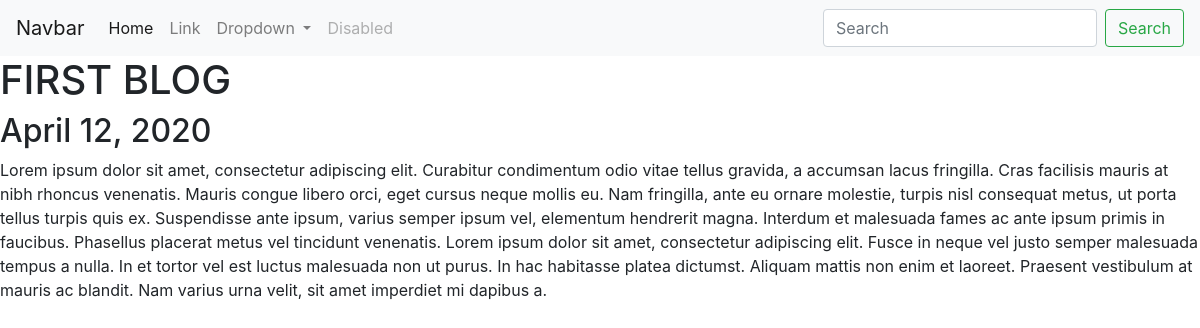
Page /blog/1/ on the committed database.
### blog/models.py (models this page shows, shortened)
class Blog(models.Model):
    title = models.CharField(max_length=200)
    description = models.TextField()
    date = models.DateField()

### blog/views.py (the view)
# urls.py: path('<int:blog_id>/', views.detail, name='detail')
def detail(request, blog_id):
    blog = get_object_or_404(Blog,pk=blog_id) #pk = primarykey
    return render(request, 'blog/detail.html', {'id': blog})

### blog/templates/blog/detail.html (shortened to what this page needs)
<!DOCTYPE html>
<html lang="en">
<head>
     <link rel="stylesheet" href="https://stackpath.bootstrapcdn.com/bootstrap/4.4.1/css/bootstrap.min.css">
</head>
<body>
{% extends 'portfolio/base.html' %}
{% block content %}
<h1>{{ id.title }}</h1>
<h2>{{ id.date }}</h2>
<p>{{ id.description }}</p>
{% endblock %}

### rows in the picture
Blog: title "FIRST BLOG", date "April 12, 2020", description "Lorem ipsum dolor sit amet, consectetur adipiscing elit. Curabitur condimentum odio vitae tellus gravida, a accumsan lacus fringilla. Cras facilisis mauris at nibh rhoncus venenatis. Mauris congue libero orci, eget cursus neque mollis eu. Nam fringilla, ante eu ornare molestie, turpis nisl consequat metus, ut porta tellus turpis quis ex. Suspendisse ante ipsum, varius semper ipsum vel, elementum hendrerit magna. Interdum et malesuada fames ac ante ipsum primis in faucibus. Phasellus placerat metus vel tincidunt venenatis. Lorem ipsum dolor sit amet, consectetur adipiscing elit. Fusce in neque vel justo semper malesuada tempus a nulla. In et tortor vel est luctus malesuada non ut purus. In…"
